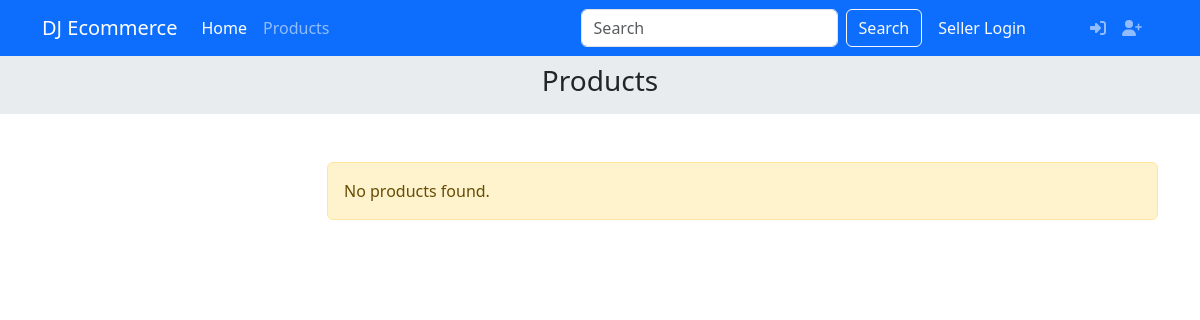
The app's page /products/, older data.
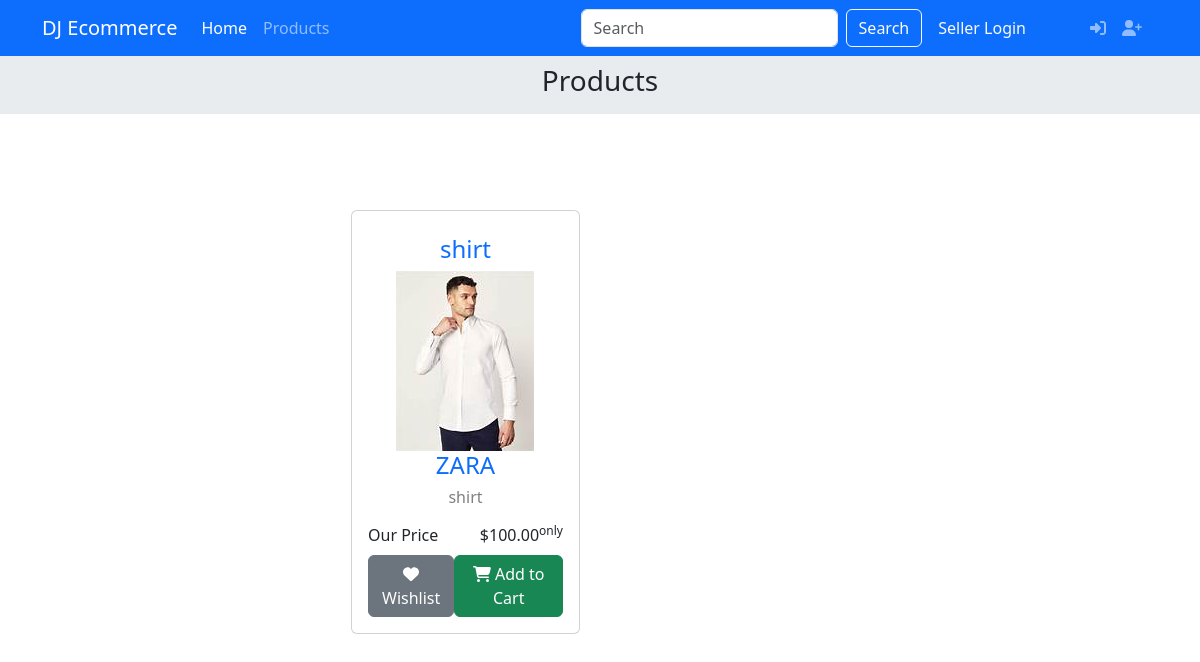
The same page, newer data.
### products/models.py (models this page shows)
class Product(models.Model):
    title = models.CharField(max_length = 255)
    brand = models.CharField(max_length = 255, default="N/A")
    category = models.ForeignKey(Category, on_delete=models.DO_NOTHING)
    price = models.DecimalField(max_digits=10, decimal_places=2)
    seller = models.ForeignKey(User, on_delete=models.CASCADE)
    description = models.TextField()
    image = models.ImageField(upload_to='product/')
    slug = models.SlugField(max_length = 255, unique=True)
    created_at = models.DateTimeField( auto_now_add=True)
    updated_at = models.DateTimeField( auto_now_add=True)

### products/views.py (the view)
# urls.py: path('products/', product_list, name='product_list'),
def product_list(request):
    return render(
        request,'products/list.html',
        context={'products': Product.objects.all()}
    )

### templates/products/list.html (shortened to what this page needs)
{% extends 'layout/base.html' %}
{% load static %}
{% load crispy_forms_tags %}
{% block content %}
<div class="container-fluid bg-body-secondary p-2 text-center">
    <h3>
        Products
    </h3>
</div>
<div class="container py-5">
    <div class="row">
        <div class="col-md-3">
        </div>
        <div class="col-md-9 mx-auto">
            <div class="container">
                <div class="row">
                    {% for item in products %}
                    <div class="col-md-4">
                        {% include 'components/product_card.html' with product=item %}
                    </div>
                    {% empty %}
                    <div class="alert alert-warning" role="alert">
                        No products found.
                    </div>
                    {% endfor %}
                </div>
            </div>
        </div>
    </div>
</div>
{% endblock content %}

### templates/components/product_card.html
<div class="d-flex justify-content-center container mt-5">
    <div class="card p-3 bg-white">
        <div class="about-product text-center mt-2">
            <a href="{% url 'product_detail' product.slug %}" class="text-decoration-none">
                <h4>{{product.title}}</h4>
                <img src="{{product.image.url}}" class="img-fluid">
                <div>
                    <h4>{{product.brand}}</h4>
                    <h6 class="mt-0 text-black-50">{{product.title}}</h6>
                </div>
            </a>
        </div>
        <div class="stats mt-2">
            <div class="d-flex justify-content-between p-price">
                <span>Our Price</span>
                <span>${{product.price}}<sup>only</sup></span>
            </div>
        </div>
        {% if user.is_authenticated and user.groups.all.0.name == 'seller' %}
        <div class="d-flex justify-content-between mt-2 gap-2">
            <a href="{% url 'product_edit' product.slug %}" class="btn btn-warning w-100">
                <i class="fas fa-edit"></i> Edit
            </a>
            <a href="{% url 'product_delete' product.slug %}" class="btn btn-danger w-100">
                <i class="fas fa-trash"></i> Delete
            </a>
        </div>
        {% else %}
        <div class="d-flex justify-content-between mt-2">
            <a href="{% url 'wishlist_add' product.slug %}" class="btn btn-secondary">
                <i class="fas fa-heart"></i> Wishlist
            </a>
            <a href="{% url 'add_product' product.slug %}" class="btn btn-success">
                <i class="fas fa-shopping-cart"></i> Add to Cart
            </a>
        </div>
        {% endif %}
    </div>
</div>

Row changes from the older to the newer data that the page shows:
added Product: title "shirt", image (picture), brand "ZARA", price "100.00"
Text that changed along with them:
text no longer shown: "No products found."
